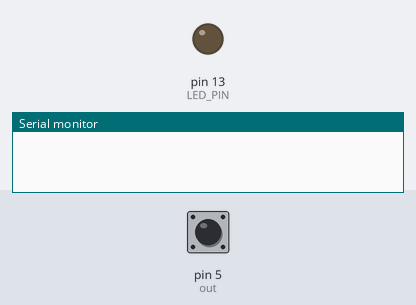
A sketch run on a simulated Arduino Uno, built with avr-gcc and run on an emulated ATmega328P. Parts: output pins drawn as LEDs (lit = HIGH), the last lines printed to the serial monitor. Dashed ring = blinking. The inputs (shaded band) are chosen by the test bench; at power-on: pin 5 (out) LOW.

Above: at 1.2 s.
1.3 s: pin 5 (out) pulsed HIGH 5 times (0.12 s each, 0.3 s apart)
At 2.9 s:
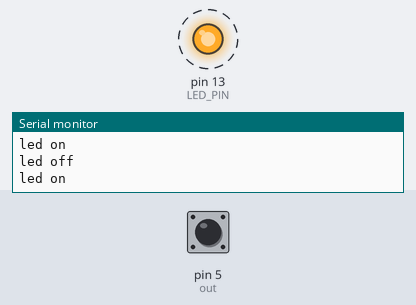
Timing chart, 0 to 4.4 s (numbered marks = the images above; inputs shaded):
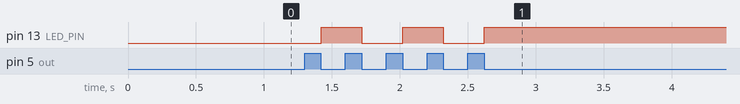

Measured:
- after the input at 1.3 s, pin 13 (LED_PIN): alternates HIGH for 0.30 s and LOW for 0.30 s, 5 changes in all, then stays HIGH, starting after 0.12 s

The sketch:

touch-sensor-to-on-off-the-light.ino
```cpp
#define LED_PIN 13
#define out 5

byte lasttouchState = LOW;
byte ledState = LOW;

void setup() {
  pinMode(LED_PIN, OUTPUT);
  pinMode(out, INPUT);
    Serial.begin(9600);

}

void loop() {
  byte touchState = digitalRead(out);
  if (touchState != lasttouchState) {
    lasttouchState = touchState;
    if (touchState == LOW) {
  // Check if the touch is pressed (touchState is LOW)
  // If true, this block will be executed

  // Check the current state of the LED
  if (ledState == HIGH) {
    // If the LED is currently HIGH (ON), turn it OFF (LOW)
    ledState = LOW;
     Serial.println("led off");
  } else {
    // If the LED is currently LOW (OFF), turn it ON (HIGH)
    ledState = HIGH;
     Serial.println("led on");
  }
}

      digitalWrite(LED_PIN, ledState);
    }
  }
```
